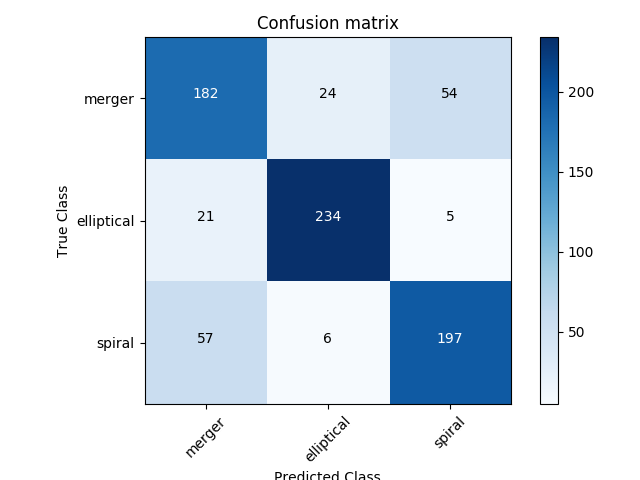

Source code (Python):
import numpy as np
from matplotlib import pyplot as plt
from sklearn.metrics import confusion_matrix
from sklearn.model_selection import cross_val_predict
from sklearn.tree import DecisionTreeClassifier
from support_functions import plot_confusion_matrix, generate_features_targets


# Implement the following function
def calculate_accuracy(predicted, actual):
  total = len(predicted)
  correct = 0
  for i in range(0, total):
    if predicted[i] == actual[i]:
      correct += 1
  return correct / total


if __name__ == "__main__":
  data = np.load('galaxy_catalogue.npy')

  # split the data
  features, targets = generate_features_targets(data)

  # train the model to get predicted and actual classes
  dtc = DecisionTreeClassifier()
  predicted = cross_val_predict(dtc, features, targets, cv=10)

  # calculate the model score using your function
  model_score = calculate_accuracy(predicted, targets)
  print("Our accuracy score:", model_score)

  # calculate the models confusion matrix using sklearns confusion_matrix function
  class_labels = list(set(targets))
  model_cm = confusion_matrix(y_true=targets, y_pred=predicted, labels=class_labels)

  # Plot the confusion matrix using the provided functions.
  plt.figure()
  plot_confusion_matrix(model_cm, classes=class_labels, normalize=False)
  plt.show()

#   ***OUTPUT***
#Our accuracy score: 0.7858974358974359
#Confusion matrix, without normalization
#[[182  24  54]
# [ 21 234   5]
# [ 57   6 197]]
